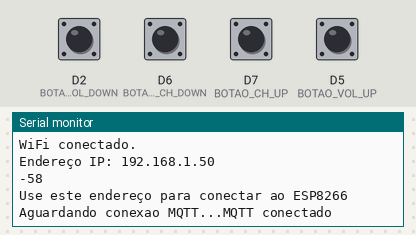
The sketch below on a simulated ESP8266 (NodeMCU). Parts: the last lines printed to the serial monitor. The inputs (shaded band) are chosen by the test bench; at power-on: D2 (BOTAO_VOL_DOWN), D5 (BOTAO_VOL_UP), D6 (BOTAO_CH_DOWN), D7 (BOTAO_CH_UP) HIGH. WiFi joins after 1.5 s; servers stay silent unless stated; no MQTT or app messages arrive unless stated.

Above: at 2.7 s.
2.8 s: D2 (BOTAO_VOL_DOWN) pulled LOW for 0.15 s
At 4.0 s:
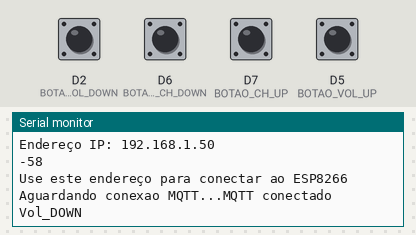
4.4 s: D6 (BOTAO_CH_DOWN) pulled LOW for 0.15 s
At 5.2 s:
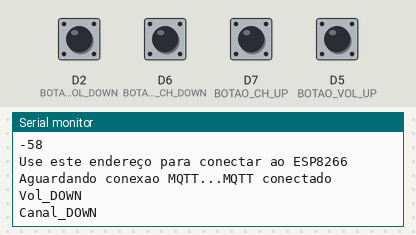
6.0 s: D7 (BOTAO_CH_UP) pulled LOW for 0.15 s
At 6.4 s:
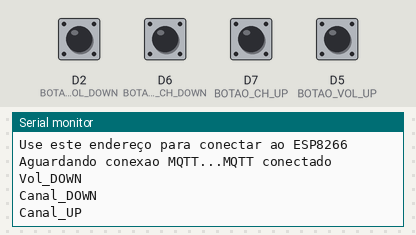
7.6 s: D5 (BOTAO_VOL_UP) pulled LOW for 0.15 s
At 8.9 s:
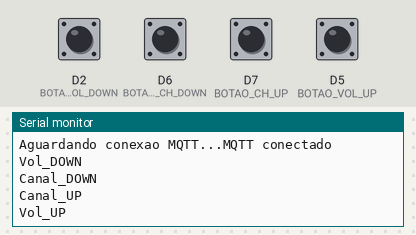

The sketch:

controle_mqtt.ino
```cpp
//Bibliotecas Mqtt e wifi
#include <ESP8266WiFi.h>
#include <PubSubClient.h>

//variaveis wifi
const char* ssid = "NOME_DA_REDE";
const char* senha = "********";

//variaveis mqtt
const char* mqtt_server = "broker.mqtt-dashboard.com";
const char* topico = "Sistemas.Embarcados.Topico.SANSUNG";


WiFiClient clienteWIFI;
PubSubClient clienteMQTT(clienteWIFI);
String strMacAddress;
char macAddress[6];

#define BOTAO_CH_UP D7
#define BOTAO_CH_DOWN D6
#define BOTAO_VOL_UP  D5
#define BOTAO_VOL_DOWN  D2

void conectaMQTT() {
  // Loop ate conexão
  while (!clienteMQTT.connected()) {
    Serial.print("Aguardando conexao MQTT...");
    if (clienteMQTT.connect(macAddress)) {
      Serial.println("MQTT conectado");
      //faz subscribe automatico no topico
      clienteMQTT.subscribe(topico);
    } else {
      Serial.print("Falha, rc=");
      Serial.print(clienteMQTT.state());
      Serial.println(" tentando reconectar em 5 segundos.");
      delay(5000);
    }
  }
}

void conectaWifi() {

  // Conexao to Wi-Fi
  Serial.print("Conectando ");
  Serial.println(ssid);
  WiFi.begin(ssid, senha);
  while (WiFi.status() != WL_CONNECTED) {
    delay(500);
    Serial.print(".");
  }
  // Mostra IP do servidor
  Serial.println("");
  Serial.println("WiFi conectado.");
  Serial.print("Endereço IP: ");
  Serial.println(WiFi.localIP());
  Serial.println(WiFi.RSSI());
  Serial.println("Use este endereço para conectar ao ESP8266");
  Serial.println();
  strMacAddress = WiFi.macAddress();
  strMacAddress.toCharArray(macAddress,6);
  // Conexao com broker no servidor MQTT
  clienteMQTT.setServer(mqtt_server, 1883);
  // Definicao do procedimento de recebimento de mensagens

}

void setup() {
  // put your setup code here, to run once:

  //Define os botões como pullup
  pinMode(BOTAO_CH_UP, INPUT_PULLUP);
  pinMode(BOTAO_CH_DOWN, INPUT_PULLUP);
  pinMode(BOTAO_VOL_UP, INPUT_PULLUP);
  pinMode(BOTAO_VOL_DOWN, INPUT_PULLUP);

  Serial.begin(115200);
  conectaWifi();

}

void loop() {
  if (!clienteMQTT.connected()) {
    conectaMQTT();
  }

  clienteMQTT.loop();


  // "Vol_UP", "Vol_DOWN", "Canal_UP" e "Canal_DOWN"
  const char* payload = "vazio";

  if(digitalRead(BOTAO_CH_UP)==LOW){
    payload = "Canal_UP";

  }

  if(digitalRead(BOTAO_CH_DOWN)==LOW){
    payload = "Canal_DOWN";

  }

  if(digitalRead(BOTAO_VOL_UP)==LOW){
    payload = "Vol_UP";

  }

  if(digitalRead(BOTAO_VOL_DOWN)==LOW){
    payload = "Vol_DOWN";

  }


  if(payload != "vazio"){
    Serial.println(payload);
    clienteMQTT.publish(topico, payload);
    delay(250);
  }


}
```

Measured:
- after the input at 2.8 s, the serial monitor: prints a new line at once (image 1)
- after the input at 4.4 s, the serial monitor: prints a new line at once (image 2)
- after the input at 6.0 s, the serial monitor: prints a new line at once (image 3)
- after the input at 7.6 s, the serial monitor: prints a new line at once (image 4)
